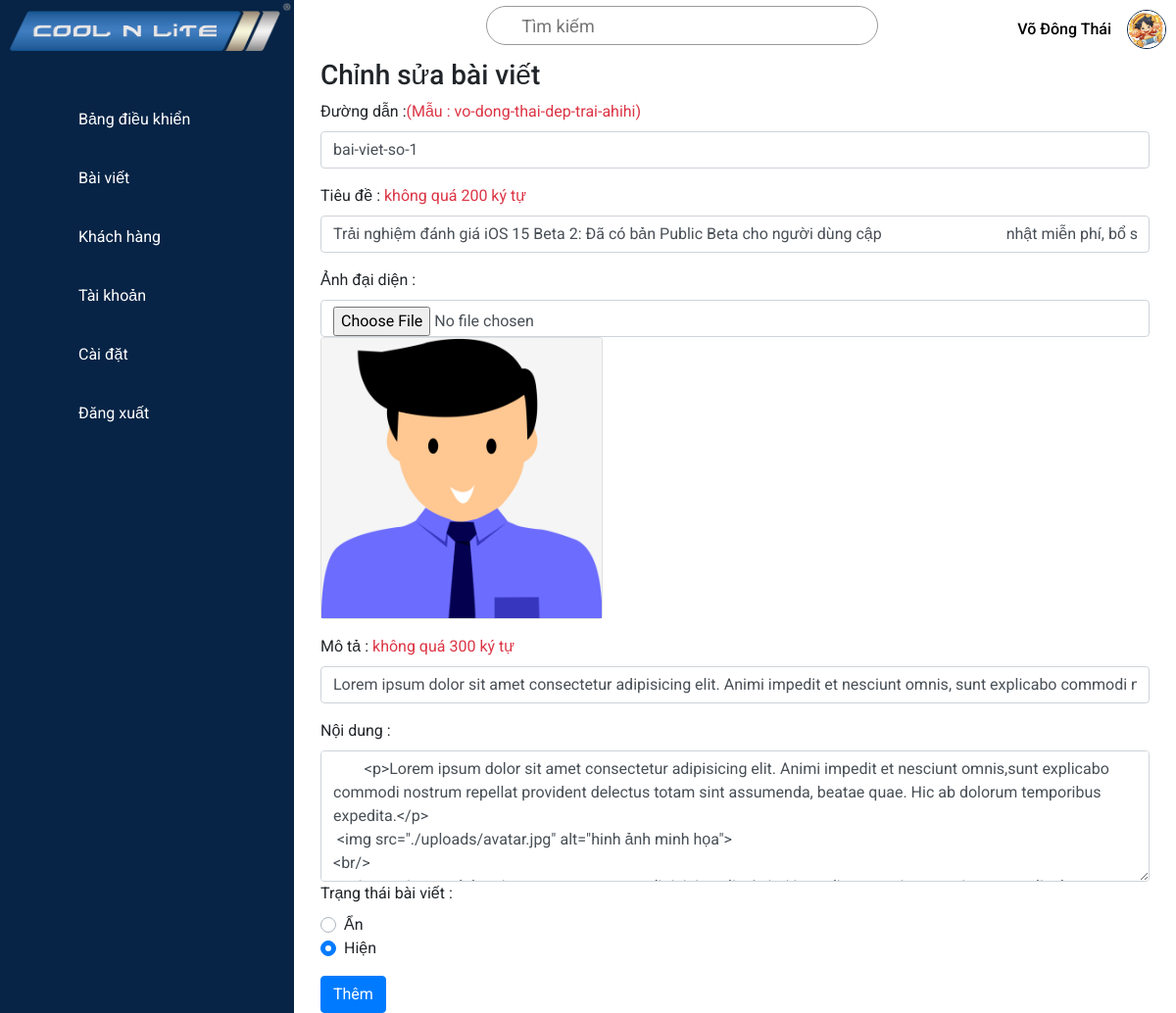
Page /admin/edit_news.php?id=1 (signed in) on the earlier database version.
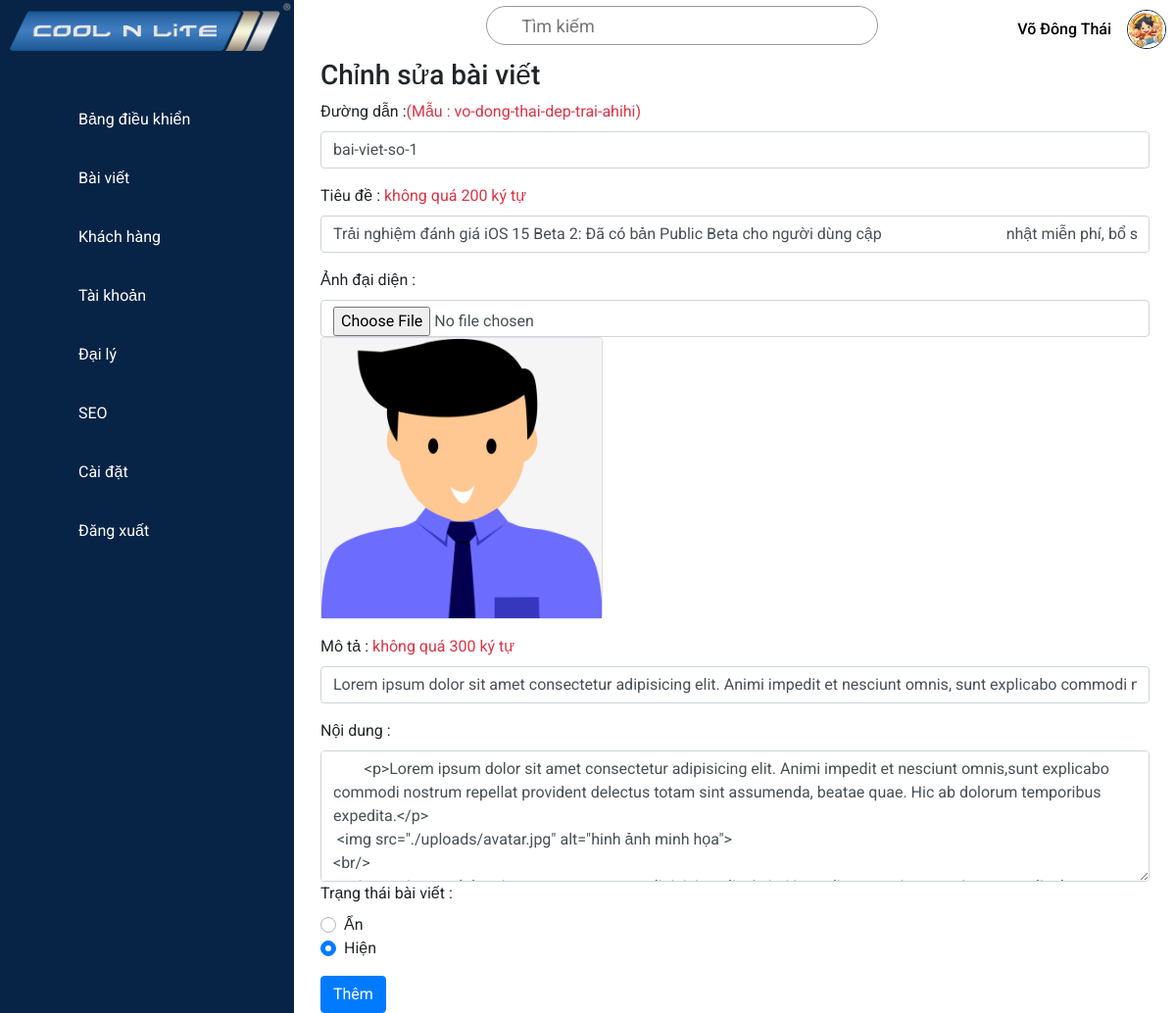
Same page on the later database version.
### tables this page shows
CREATE TABLE `sidebar` (
  `id` int(11) NOT NULL,
  `url` varchar(25) NOT NULL,
  `icon` varchar(40) NOT NULL,
  `name` varchar(30) NOT NULL,
  `position` int(1) NOT NULL,
  `time` varchar(30) NOT NULL
);

CREATE TABLE `users` (
  `id` int(11) NOT NULL,
  `user_name` varchar(30) NOT NULL,
  `email` varchar(50) NOT NULL,
  `pass_word` varchar(300) NOT NULL,
  `position` int(1) NOT NULL,
  `full_name` varchar(30) NOT NULL,
  `image` varchar(300) NOT NULL,
  `status` int(1) NOT NULL,
  `time` varchar(30) NOT NULL
);

CREATE TABLE `news` (
  `id` int(11) NOT NULL,
  `url` varchar(220) NOT NULL,
  `thumnail` varchar(300) NOT NULL,
  `title` varchar(200) NOT NULL,
  `description` varchar(300) NOT NULL,
  `content` longtext NOT NULL,
  `status` int(1) NOT NULL,
  `view` int(11) NOT NULL,
  `id_user` int(11) NOT NULL,
  `time` varchar(30) NOT NULL
);

### config/dbhelper.php (called while the page is built, shortened)
<?php
	function executeResult($sql){
		$conn = mysqli_connect(HOST,USERNAME,PASSWORD,DATABASE);
		mysqli_set_charset($conn,'utf8');
		$resultset = mysqli_query($conn,$sql);
		$list = [];
		while ($row = mysqli_fetch_array($resultset ,1)){
			$list[] = $row;
		}
		return $list;
	}
 ?>

### admin/modules/permision.php (called while the page is built)
<?php
if (isset($_SESSION['user_id']) == false) {
	header('Location: http://localhost/CoolNLite/admin');
}else {
	$user_id = ($_SESSION['user_id']);
	$DOMAIN = "http://localhost/CoolNLite/admin/";
	if (isset($_SESSION['permision']) == true) {
		$permission = $_SESSION['permision'];
	}
}
?>

### admin/pages/main_edit_news.php (the view, shortened to what this page needs)
<div style="margin: 0 auto; width : 94%">
  <h3>Chỉnh sửa bài viết</h3>
  <form id="fUpdateNews" class="needs-validation" enctype="multipart/form-data" novalidate>
  <?php
     $sql = "SELECT * FROM `news` WHERE `id` = '$id'";
     $news = executeResult($sql);
     foreach($news as $ns){
?>
    <div class="form-group">
      <label for="url">Đường dẫn :</label><label class="text-danger">(Mẫu : vo-dong-thai-dep-trai-ahihi)</label>
      <input type="text" class="form-control" value="<?php print $ns['url']?>" id="url" name="url" placeholder="Nhập đường dẫn bài viết" required>
    </div>
    <div class="form-group">
      <label for="title">Tiêu đề :</label> <label class="text-danger">không quá 200 ký tự</label>
      <input type="text"  class="form-control" value="<?php print $ns['title']?>" maxlength="200"
      name="title" id="title" placeholder="Nhập tiêu đề bài viết" required>
    </div>
    <div class="form-group">
      <label for="thumnail">Ảnh đại diện :</label>
      <input type="file" class="form-control" name="thumnail" id="thumnail">
      <div class="card" style="width: 18rem;">
        <img class="card-img-top" src="<?php print '..'.$ns['thumnail']?>" alt="Image">
      </div>
    </div>
    <div class="form-group">
      <label for="description">Mô tả :</label> <label class="text-danger">không quá 300 ký tự</label>
      <input type="text" class="form-control" id="description" name="description" maxlength="300"
      value="<?php print $ns['description']?>" placeholder="Nhập mô tả bài viết" required>
    </div>
    <label for="content">Nội dung :</label>
    <textarea class="form-control" id="content" name="content" rows="5" >
        <?php print $ns['content']?>
    </textarea>
    <div class="form-group">
      <label>Trạng thái bài viết :</label>
        <div class="custom-control custom-radio">
        <label class="custom-control-label" for="customControlValidation2">Ẩn</label>
        </div>
        <div class="custom-control custom-radio">
        <label class="custom-control-label" for="customControlValidation3">Hiện</label>
        </div>
    </div>
    <?php
        }
    ?>
    <button type="submit" class="btn btn-primary">Thêm</button>
  </form>
</div>

### admin/edit_news.php (shortened to what this page needs)
<?php
    require_once('./modules/permision.php');
    require_once('../config/dbhelper.php');
    if(isset($_GET['id'])){
      $id = $_GET['id'] = !"" ? mysqli_real_escape_string($conn, $_GET['id']) : '';
    }else{
      require_once('./error_404.php');
      exit();
    }
?>
<!DOCTYPE html>
<html lang="en">
<head>
    <link href="https://kit-pro.fontawesome.com/releases/v5.15.1/css/pro.min.css" rel="stylesheet" />
    <link rel="stylesheet" type="text/css" href="https://cdnjs.cloudflare.com/ajax/libs/twitter-bootstrap/4.6.0/css/bootstrap.min.css"/>
    <link rel="stylesheet" href="./css/style.css">
</head>
<body>
    <div class="container-admin">
    <?php
        require_once('./pages/sidebar.php');
    ?>
        <div class="main">
           <?php
            require_once('./pages/topbar.php');
            require_once('./pages/main_edit_news.php');
           ?>
        </div>
    </div>
</body>
</html>

### admin/pages/sidebar.php (shortened to what this page needs)
<div class="navigation">
    <ul>
        <li>
            <a>
                <img src="../shared/img/logo.png" alt="Cool N Lite">
            </a>
        </li>
        <?php
            $curPageName = substr($_SERVER["SCRIPT_NAME"],strrpos($_SERVER["SCRIPT_NAME"],"/")+1);
            $sql = "SELECT `url`,`icon`,`name` FROM `sidebar` ORDER BY `position` ASC";
            $sidebar = executeResult($sql);
            foreach($sidebar as $sb){
        ?>
        <li class="<?php $sb['url'] == $curPageName ? print "hovered" : print '' ?>" >
            <a href="<?php echo ''.$DOMAIN.$sb['url'].''?>">
                <span class="icon">
                </span>
                <span class="title"><?php echo ''.$sb['name'].''?></span>
            </a>
        </li>
        <?php
         }
        ?>
    </ul>
</div>

### admin/pages/topbar.php (shortened to what this page needs)
<div class="topbar">
    <div class="toggle">
    </div>
    <div class="search">
        <label>
            <input type="text" placeholder="Tìm kiếm" autocomplete="off">
        </label>
    </div>
    <?php
        if(isset($user_id) == true){
            $sql = "SELECT `full_name`,`image` FROM `users` WHERE `id` = $user_id";
            $user = executeResult($sql);
            foreach($user as $us){
    ?>
    <a
    href="<?php print $DOMAIN.'account.php'?>?id=<?php echo '' .$user_id. '' ?>&?permision=<?php echo $permission?>"
    class="box-user">
        <span class="name-user"><?php echo '' . $us['full_name'] . '' ?></span>
        <div class="user">
            <img src="<?php echo '' .'..'. $us['image'] . '' ?>" alt="Avatar">
        </div>
    </a>
    <?php
        }
    }
    ?>
</div>

### admin/css/style.css (style rules this page uses)
* { font-family: "Roboto", sans-serif; margin: 0; padding: 0; box-sizing: border-box; }
:root { --blue: #072446; --white: #fff; --gray: #f5f5f5; --black1: #222; --black2: #999; }
img { max-width: 100%; height:auto; }
body { min-height: 100vh; overflow-x: hidden; }
dl, ol, ul { margin: 0; padding-left: 0; }
a { text-decoration: none; }
.container-admin { position: relative; width: 100%; }
.navigation { position: fixed; width: 300px; height: 100%; background: var(--blue); border-left: 10px solid var(--blue); transition: 0.5s; overflow: hidden; }
.navigation ul { position: absolute; top: 0; left: 0; width: 100%; }
.navigation ul li { position: relative; width: 100%; list-style: none; border-top-left-radius: 30px; border-bottom-left-radius: 30px; }
.navigation ul li:nth-child(1) { margin-bottom: 40px; pointer-events: none; }
.navigation ul li a { position: relative; display: block; width: 100%; display: flex; align-items: center; text-decoration: none; color: var(--white); }
.navigation ul li a .icon { position: relative; display: block; min-width: 60px; height: 60px; line-height: 70px; text-align: center; }
.navigation ul li a .title { position: relative; display: block; padding: 0 10px; height: 60px; line-height: 60px; text-align: start; white-space: nowrap; }
.main { position: absolute; width: calc(100% - 300px); left: 300px; min-height: 100vh; background: var(--white); transition: 0.5s; }
.topbar { width: 100%; height: 60px; display: flex; justify-content: space-between; align-items: center; padding: 0 10px; }
.toggle { position: relative; width: 60px; height: 60px; display: flex; justify-content: center; align-items: center; font-size: 2.5rem; cursor: pointer; }
.search { position: relative; width: 400px; margin: 0 10px; }
.search label { position: relative; width: 100%; }
.search label input { width: 100%; height: 40px; border-radius: 40px; padding: 5px 20px; padding-left: 35px; font-size: 18px; outline: none; border: 1px solid var(--black2); }
.box-user { display: flex; align-items: center; }
.box-user span { font-size: 16px; font-weight: 500; color: #000; padding: 0em 1em; }
.user { position: relative; width: 40px; height: 40px; border-radius: 50%; overflow: hidden; cursor: pointer; border: 1px solid var(--blue); }
.user img { position: absolute; top: 0; left: 0; width: 100%; height: 100%; object-fit: cover; }

Differences in the rows shown:
added sidebar: name "Đại lý"
added sidebar: name "SEO"
